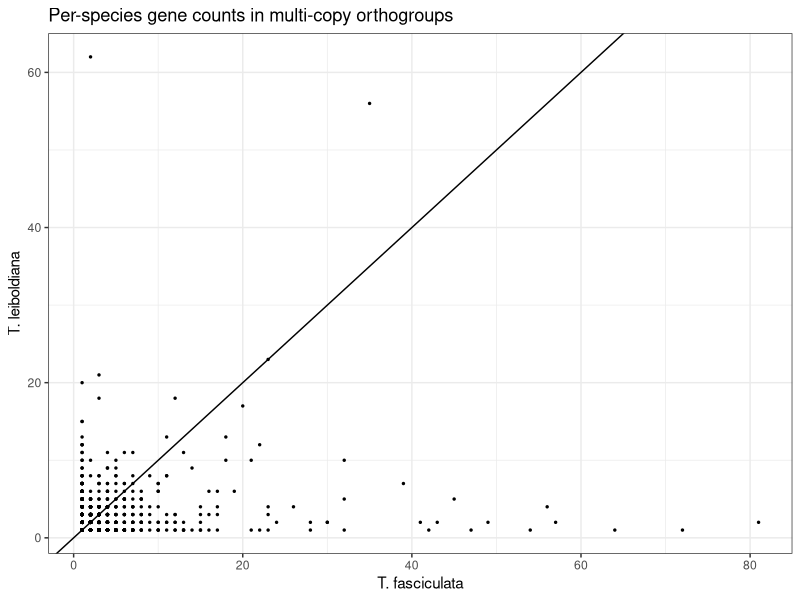
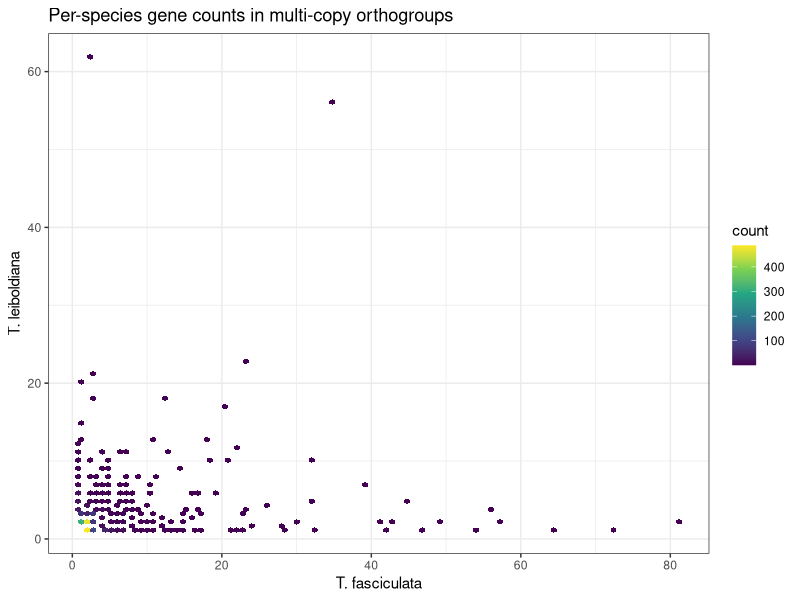

Here is the R script that generated these plots, in order:
# Studying differences in gene family sizes between Tfas and Tlei

library(ggplot2)

setwd("Documents/GitHub/Tillandsia-compgenomics/Gene-family-evo-tfas-tlei/")
setwd("/home/clara/Documents/GitHub/Tillandsia-compgenomics/Gene-family-evo-tfas-tlei/")
counts <- read.table("orthogroups_Tfas_Tlei_Acom.counts.with_functional_info.no_TEs.size_corrections.no_plastid-mito-ribo.blastandsearch.txt", sep = '\t')
colnames(counts) <- c("og_id", "Acom", "Tfas", "Tlei")

# Filter out unique orthogroups
counts_Tfas_Tlei <- counts[counts$Tfas != 0 & counts$Tlei != 0,]
ggplot(counts_Tfas_Tlei, aes(x=Tfas, y=Tlei)) + geom_point(size = .5) +
  geom_abline(intercept = 0, slope = 1) +
  labs(title = "Per-species gene counts in multi-copy orthogroups") +
  ylab(label = "T. leiboldiana") +
  xlab(label = "T. fasciculata") +
  theme_bw()

# Add colour gradient to show number of datapoints with the same count combination
counts_Tfas_Tlei_multi <- counts_Tfas_Tlei[!(counts_Tfas_Tlei$Tfas == 1 & counts_Tfas_Tlei$Tlei == 1),]
ggplot(counts_Tfas_Tlei_multi) + geom_hex(aes(Tfas, Tlei), bins = 100) +
  labs(title = "Per-species gene counts in multi-copy orthogroups") +
  ylab(label = "T. leiboldiana") +
  xlab(label = "T. fasciculata") +
  scale_fill_continuous(type = "viridis") +
  theme_bw()
  theme_bw()

write.table(counts_Tfas_Tlei_multi, file = "orthogroup_selection_multicopy_for_GO_term_all.txt", sep = "\t")
